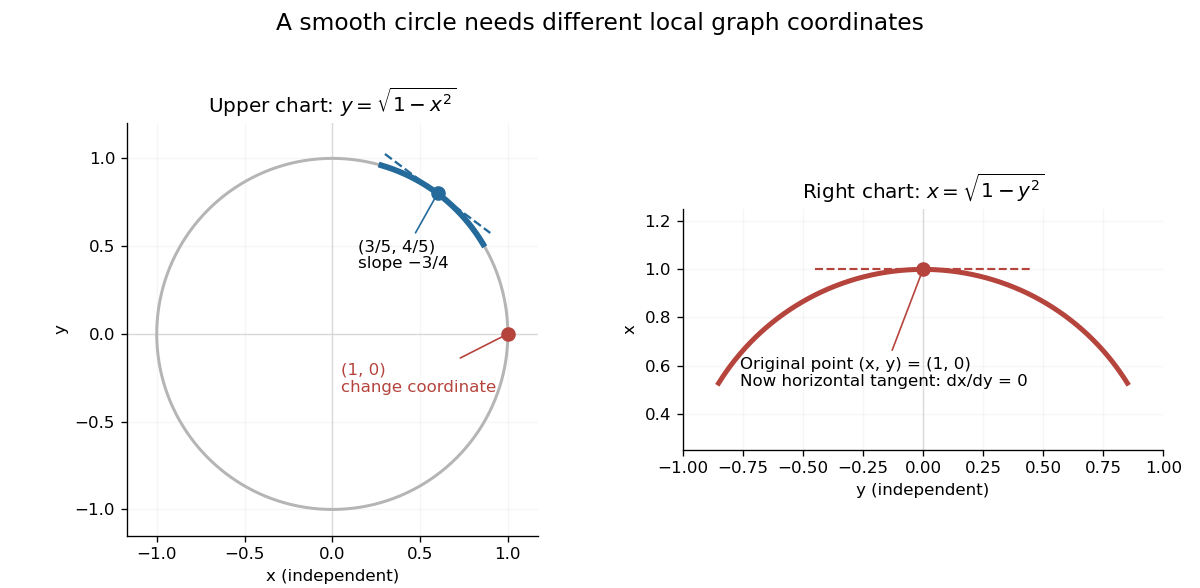

This figure's Python source:
"""Original circle charts with swapped independent variables; PNG to CWD."""
from pathlib import Path

import matplotlib.pyplot as plt
import numpy as np


def main():
    fig, axes = plt.subplots(1, 2, figsize=(10, 4.9), dpi=120)
    fig.patch.set_facecolor("white")
    t = np.linspace(0, 2*np.pi, 800)
    axes[0].plot(np.cos(t), np.sin(t), color="#b5b5b5", lw=1.8)
    x = np.linspace(0.28, 0.86, 300)
    axes[0].plot(x, np.sqrt(1-x*x), color="#246a9b", lw=3.5)
    x_tan = np.linspace(0.3, 0.9, 100)
    axes[0].plot(x_tan, 0.8-0.75*(x_tan-0.6),
                 "--", color="#246a9b", lw=1.4)
    axes[0].scatter(0.6, 0.8, color="#246a9b", s=60, zorder=4)
    axes[0].annotate("(3/5, 4/5)\nslope −3/4", (0.6, 0.8),
                     xytext=(-48, -45), textcoords="offset points",
                     fontsize=10, arrowprops={"arrowstyle": "-", "color": "#246a9b"})
    axes[0].scatter(1, 0, color="#b5443d", s=60, zorder=4)
    axes[0].annotate("(1, 0)\nchange coordinate", (1, 0),
                     xytext=(-100, -35), textcoords="offset points",
                     fontsize=10, color="#b5443d",
                     arrowprops={"arrowstyle": "-", "color": "#b5443d"})
    axes[0].set(xlabel="x (independent)", ylabel="y",
                title=r"Upper chart: $y=\sqrt{1-x^2}$",
                xlim=(-1.17, 1.17), ylim=(-1.15, 1.2))
    y = np.linspace(-0.85, 0.85, 400)
    axes[1].plot(y, np.sqrt(1-y*y), color="#b5443d", lw=3)
    axes[1].scatter(0, 1, color="#b5443d", s=60, zorder=4)
    axes[1].plot([-0.45, 0.45], [1, 1], "--", color="#b5443d", lw=1.3)
    axes[1].annotate("Original point (x, y) = (1, 0)\nNow horizontal tangent: dx/dy = 0",
                     (0, 1), xytext=(-110, -70), textcoords="offset points",
                     fontsize=10, arrowprops={"arrowstyle": "-", "color": "#b5443d"})
    axes[1].set(xlabel="y (independent)", ylabel="x",
                title=r"Right chart: $x=\sqrt{1-y^2}$",
                xlim=(-1.0, 1.0), ylim=(0.25, 1.25))
    for ax in axes:
        ax.set_aspect("equal")
        ax.set_facecolor("white")
        ax.axhline(0, color="#dddddd", lw=0.8, zorder=0)
        ax.axvline(0, color="#dddddd", lw=0.8, zorder=0)
        ax.spines[["top", "right"]].set_visible(False)
        ax.grid(alpha=0.1)
    fig.suptitle("A smooth circle needs different local graph coordinates",
                 fontsize=14)
    fig.tight_layout(rect=(0, 0, 1, 0.93), w_pad=3)
    fig.savefig(Path.cwd() / Path(__file__).with_suffix(".png").name,
                facecolor="white", transparent=False)
    plt.close(fig)


if __name__ == "__main__":
    main()
